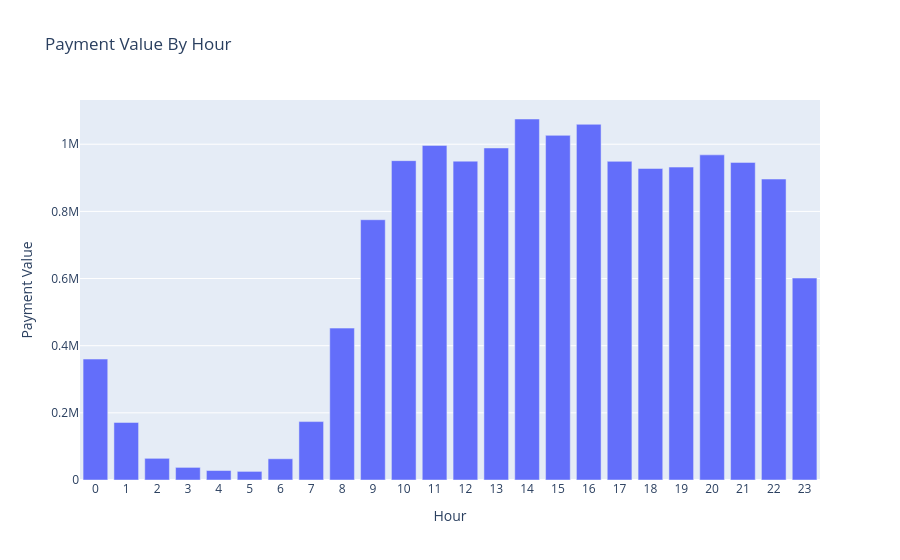

The notebook cell saved with this chart:
### Code cell
import plotly.express as px

fig = px.bar(
    x=merged_order_payment_hour.index,
    y=merged_order_payment_hour["payment_value"],
    title="Payment Value By Hour",
    labels={
        "x": "Hour",
        "y": "Payment Value"
    }
)

# fig.update_xaxes(tickvals=[1, 2, 3, 4])

fig.update_layout(xaxis={"dtick": 1})

fig.show()

# 새벽 : 새벽에 일하는 사람 = 화류계 // 온라인 쇼핑몰 (온라인 전자담배)
# 학습

### Figure 1 — Plotly figure (JSON) as saved in the notebook; plotly's stock layout.template omitted (floating-point values rounded to 4 significant figures)
{"data": [{"hovertemplate": "Hour=%{x}<br>Payment Value=%{y}<extra></extra>", "legendgroup": "", "marker": {"color": "#636efa", "pattern": {"shape": ""}}, "name": "", "orientation": "v", "showlegend": false, "textposition": "auto", "type": "bar", "x": [0, 1, 2, 3, 4, 5, 6, 7, 8, 9, 10, 11, 12, 13, 14, 15, 16, 17, 18, 19, 20, 21, 22, 23], "xaxis": "x", "y": [360200.0, 171400.0, 64570.0, 37550.0, 28210.0, 25620.0, 63220.0, 173900.0, 452300.0, 775100.0, 951000.0, 996500.0, 949600.0, 988900.0, 1075000.0, 1026000.0, 1059000.0, 949000.0, 927800.0, 931900.0, 968300.0, 945900.0, 896300.0, 601500.0], "yaxis": "y"}], "layout": {"barmode": "relative", "legend": {"tracegroupgap": 0}, "title": {"text": "Payment Value By Hour"}, "xaxis": {"anchor": "y", "domain": [0, 1], "dtick": 1, "title": {"text": "Hour"}}, "yaxis": {"anchor": "x", "domain": [0, 1], "title": {"text": "Payment Value"}}}}
